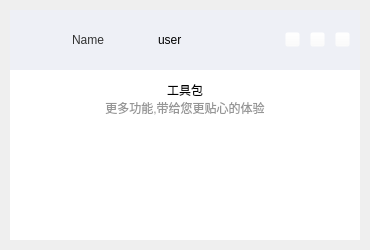
<?xml version="1.0" encoding="UTF-8"?>
<ui version="4.0">
 <class>RXToolsClass</class>
 <widget class="QWidget" name="RXToolsClass">
  <property name="geometry">
   <rect>
    <x>0</x>
    <y>0</y>
    <width>370</width>
    <height>250</height>
   </rect>
  </property>
  <property name="sizePolicy">
   <sizepolicy hsizetype="Preferred" vsizetype="Preferred">
    <horstretch>0</horstretch>
    <verstretch>0</verstretch>
   </sizepolicy>
  </property>
  <property name="minimumSize">
   <size>
    <width>1</width>
    <height>1</height>
   </size>
  </property>
  <property name="maximumSize">
   <size>
    <width>11111111</width>
    <height>460111</height>
   </size>
  </property>
  <property name="windowTitle">
   <string>RXTools</string>
  </property>
  <property name="styleSheet">
   <string notr="true"/>
  </property>
  <layout class="QVBoxLayout" name="verticalLayout" stretch="20,100">
   <property name="spacing">
    <number>0</number>
   </property>
   <property name="leftMargin">
    <number>10</number>
   </property>
   <property name="topMargin">
    <number>10</number>
   </property>
   <property name="rightMargin">
    <number>10</number>
   </property>
   <property name="bottomMargin">
    <number>10</number>
   </property>
   <item>
    <widget class="QWidget" name="top_wid" native="true">
     <property name="minimumSize">
      <size>
       <width>0</width>
       <height>60</height>
      </size>
     </property>
     <property name="maximumSize">
      <size>
       <width>16777215</width>
       <height>60</height>
      </size>
     </property>
     <property name="styleSheet">
      <string notr="true">background-color: rgb(238, 240, 246);</string>
     </property>
     <layout class="QHBoxLayout" name="horizontalLayout_2" stretch="10,10,10,10,0,10,10,10">
      <property name="spacing">
       <number>10</number>
      </property>
      <property name="leftMargin">
       <number>10</number>
      </property>
      <property name="topMargin">
       <number>0</number>
      </property>
      <property name="rightMargin">
       <number>10</number>
      </property>
      <property name="bottomMargin">
       <number>0</number>
      </property>
      <item>
       <widget class="QWidget" name="widget" native="true">
        <property name="minimumSize">
         <size>
          <width>120</width>
          <height>0</height>
         </size>
        </property>
        <property name="maximumSize">
         <size>
          <width>120</width>
          <height>16777215</height>
         </size>
        </property>
        <property name="sizeIncrement">
         <size>
          <width>100</width>
          <height>0</height>
         </size>
        </property>
        <layout class="QHBoxLayout" name="horizontalLayout" stretch="1,1">
         <property name="spacing">
          <number>0</number>
         </property>
         <property name="leftMargin">
          <number>0</number>
         </property>
         <property name="topMargin">
          <number>0</number>
         </property>
         <property name="rightMargin">
          <number>0</number>
         </property>
         <property name="bottomMargin">
          <number>0</number>
         </property>
         <item>
          <widget class="QWidget" name="company_logo_wid" native="true">
           <property name="minimumSize">
            <size>
             <width>40</width>
             <height>40</height>
            </size>
           </property>
           <property name="maximumSize">
            <size>
             <width>40</width>
             <height>40</height>
            </size>
           </property>
           <property name="styleSheet">
            <string notr="true">border-image: url(:/new/prefix1/icon/company_logo.png);</string>
           </property>
          </widget>
         </item>
         <item>
          <widget class="QLabel" name="company_name_lab">
           <property name="minimumSize">
            <size>
             <width>60</width>
             <height>60</height>
            </size>
           </property>
           <property name="maximumSize">
            <size>
             <width>60</width>
             <height>60</height>
            </size>
           </property>
           <property name="styleSheet">
            <string notr="true">
font: 20px &quot;黑体&quot;;
color: rgb(50, 50, 50);</string>
           </property>
           <property name="text">
            <string>Name</string>
           </property>
           <property name="alignment">
            <set>Qt::AlignLeading|Qt::AlignLeft|Qt::AlignVCenter</set>
           </property>
          </widget>
         </item>
        </layout>
       </widget>
      </item>
      <item>
       <spacer name="horizontalSpacer">
        <property name="orientation">
         <enum>Qt::Horizontal</enum>
        </property>
        <property name="sizeHint" stdset="0">
         <size>
          <width>63</width>
          <height>20</height>
         </size>
        </property>
       </spacer>
      </item>
      <item>
       <widget class="QWidget" name="user_head_pic_wid" native="true">
        <property name="minimumSize">
         <size>
          <width>30</width>
          <height>30</height>
         </size>
        </property>
        <property name="maximumSize">
         <size>
          <width>30</width>
          <height>30</height>
         </size>
        </property>
        <property name="styleSheet">
         <string notr="true">border-image: url(:/new/prefix1/icon/head_pic.png);</string>
        </property>
       </widget>
      </item>
      <item>
       <widget class="QLabel" name="user_name_lab">
        <property name="minimumSize">
         <size>
          <width>90</width>
          <height>50</height>
         </size>
        </property>
        <property name="maximumSize">
         <size>
          <width>90</width>
          <height>50</height>
         </size>
        </property>
        <property name="styleSheet">
         <string notr="true">
font: 12px &quot;新宋体&quot;;</string>
        </property>
        <property name="text">
         <string>user</string>
        </property>
       </widget>
      </item>
      <item>
       <widget class="QWidget" name="widget_3" native="true">
        <property name="minimumSize">
         <size>
          <width>20</width>
          <height>35</height>
         </size>
        </property>
        <property name="maximumSize">
         <size>
          <width>20</width>
          <height>35</height>
         </size>
        </property>
        <property name="styleSheet">
         <string notr="true">border-image: url(:/RXTools/icon/divider.png);</string>
        </property>
       </widget>
      </item>
      <item>
       <widget class="QPushButton" name="hide_win_btn">
        <property name="sizePolicy">
         <sizepolicy hsizetype="Expanding" vsizetype="Expanding">
          <horstretch>0</horstretch>
          <verstretch>0</verstretch>
         </sizepolicy>
        </property>
        <property name="minimumSize">
         <size>
          <width>15</width>
          <height>15</height>
         </size>
        </property>
        <property name="maximumSize">
         <size>
          <width>15</width>
          <height>15</height>
         </size>
        </property>
        <property name="styleSheet">
         <string notr="true">QPushButton{border-image: url(:/RXTools/icon/hide_btn.png);background-color:rgb(255, 255, 255,0);}
QPushButton:hover{border-image: url(:/RXTools/icon/hide_btn.png);background-color:rgb(255, 255, 255,0);}
QPushButton:pressed{border-image: url(:/RXTools/icon/hide_btn.png);background-color:rgb(255, 255, 255,0);}</string>
        </property>
        <property name="text">
         <string/>
        </property>
       </widget>
      </item>
      <item>
       <widget class="QPushButton" name="zoom_win_btn">
        <property name="sizePolicy">
         <sizepolicy hsizetype="Expanding" vsizetype="Expanding">
          <horstretch>0</horstretch>
          <verstretch>0</verstretch>
         </sizepolicy>
        </property>
        <property name="minimumSize">
         <size>
          <width>15</width>
          <height>15</height>
         </size>
        </property>
        <property name="maximumSize">
         <size>
          <width>15</width>
          <height>15</height>
         </size>
        </property>
        <property name="styleSheet">
         <string notr="true">QPushButton{border-image: url(:/RXTools/icon/zoom_btn.png);background-color:rgb(255, 255, 255,0);}
QPushButton:hover{border-image: url(:/RXTools/icon/zoom_btn.png);background-color:rgb(255, 255, 255,0);}
QPushButton:pressed{border-image: url(:/RXTools/icon/zoom_btn.png);background-color:rgb(255, 255, 255,0);}</string>
        </property>
        <property name="text">
         <string/>
        </property>
       </widget>
      </item>
      <item>
       <widget class="QPushButton" name="close_win_btn">
        <property name="sizePolicy">
         <sizepolicy hsizetype="Expanding" vsizetype="Expanding">
          <horstretch>0</horstretch>
          <verstretch>0</verstretch>
         </sizepolicy>
        </property>
        <property name="minimumSize">
         <size>
          <width>15</width>
          <height>15</height>
         </size>
        </property>
        <property name="maximumSize">
         <size>
          <width>15</width>
          <height>15</height>
         </size>
        </property>
        <property name="styleSheet">
         <string notr="true">QPushButton{border-image: url(:/RXTools/icon/close.png);background-color:rgb(255, 255, 255,0);}
QPushButton:hover{border-image: url(:/RXTools/icon/close.png);background-color:rgb(255, 255, 255,0);}
QPushButton:pressed{border-image: url(:/RXTools/icon/close.png);background-color:rgb(255, 255, 255,0);}</string>
        </property>
        <property name="text">
         <string/>
        </property>
       </widget>
      </item>
     </layout>
    </widget>
   </item>
   <item>
    <widget class="QWidget" name="main_widget" native="true">
     <property name="styleSheet">
      <string notr="true">background-color: rgb(255, 255, 255);</string>
     </property>
     <layout class="QGridLayout" name="gridLayout" rowstretch="10,20,5,100,10" columnstretch="5,100,5">
      <property name="leftMargin">
       <number>0</number>
      </property>
      <property name="topMargin">
       <number>0</number>
      </property>
      <property name="rightMargin">
       <number>0</number>
      </property>
      <property name="bottomMargin">
       <number>0</number>
      </property>
      <property name="spacing">
       <number>0</number>
      </property>
      <item row="0" column="1">
       <spacer name="verticalSpacer">
        <property name="orientation">
         <enum>Qt::Vertical</enum>
        </property>
        <property name="sizeHint" stdset="0">
         <size>
          <width>20</width>
          <height>10</height>
         </size>
        </property>
       </spacer>
      </item>
      <item row="1" column="0">
       <spacer name="horizontalSpacer_4">
        <property name="orientation">
         <enum>Qt::Horizontal</enum>
        </property>
        <property name="sizeHint" stdset="0">
         <size>
          <width>56</width>
          <height>20</height>
         </size>
        </property>
       </spacer>
      </item>
      <item row="1" column="1">
       <widget class="QWidget" name="tip_wid" native="true">
        <layout class="QVBoxLayout" name="verticalLayout_2" stretch="10,10">
         <property name="spacing">
          <number>0</number>
         </property>
         <property name="leftMargin">
          <number>0</number>
         </property>
         <property name="topMargin">
          <number>0</number>
         </property>
         <property name="rightMargin">
          <number>0</number>
         </property>
         <property name="bottomMargin">
          <number>0</number>
         </property>
         <item>
          <widget class="QLabel" name="label_top">
           <property name="styleSheet">
            <string notr="true">color: rgb(0, 0, 0);
font: 12px &quot;微软雅黑&quot;;</string>
           </property>
           <property name="text">
            <string>工具包</string>
           </property>
           <property name="alignment">
            <set>Qt::AlignCenter</set>
           </property>
          </widget>
         </item>
         <item>
          <widget class="QLabel" name="label_bottom">
           <property name="styleSheet">
            <string notr="true">color: rgb(150, 150, 150);
font: 10px &quot;微软雅黑&quot;;</string>
           </property>
           <property name="text">
            <string>更多功能,带给您更贴心的体验</string>
           </property>
           <property name="alignment">
            <set>Qt::AlignCenter</set>
           </property>
          </widget>
         </item>
        </layout>
       </widget>
      </item>
      <item row="1" column="2">
       <spacer name="horizontalSpacer_5">
        <property name="orientation">
         <enum>Qt::Horizontal</enum>
        </property>
        <property name="sizeHint" stdset="0">
         <size>
          <width>56</width>
          <height>20</height>
         </size>
        </property>
       </spacer>
      </item>
      <item row="2" column="1">
       <spacer name="verticalSpacer_2">
        <property name="orientation">
         <enum>Qt::Vertical</enum>
        </property>
        <property name="sizeHint" stdset="0">
         <size>
          <width>20</width>
          <height>9</height>
         </size>
        </property>
       </spacer>
      </item>
      <item row="3" column="0">
       <spacer name="horizontalSpacer_2">
        <property name="orientation">
         <enum>Qt::Horizontal</enum>
        </property>
        <property name="sizeHint" stdset="0">
         <size>
          <width>56</width>
          <height>20</height>
         </size>
        </property>
       </spacer>
      </item>
      <item row="3" column="1">
       <widget class="QWidget" name="btn_group_wid" native="true">
        <property name="minimumSize">
         <size>
          <width>1</width>
          <height>1</height>
         </size>
        </property>
        <property name="maximumSize">
         <size>
          <width>10000</width>
          <height>10000</height>
         </size>
        </property>
        <layout class="QGridLayout" name="gridLayout_2">
         <property name="leftMargin">
          <number>0</number>
         </property>
         <property name="topMargin">
          <number>0</number>
         </property>
         <property name="rightMargin">
          <number>0</number>
         </property>
         <property name="bottomMargin">
          <number>0</number>
         </property>
         <property name="horizontalSpacing">
          <number>15</number>
         </property>
         <property name="verticalSpacing">
          <number>20</number>
         </property>
         <item row="1" column="2">
          <widget class="RXToolModeWid" name="serielport_test_wid" native="true"/>
         </item>
         <item row="1" column="1">
          <widget class="RXToolModeWid" name="pushstation_wid" native="true"/>
         </item>
         <item row="0" column="2">
          <widget class="RXToolModeWid" name="batch_handle_wid" native="true"/>
         </item>
         <item row="0" column="1">
          <widget class="RXToolModeWid" name="dicom_modify_wid" native="true"/>
         </item>
         <item row="0" column="0">
          <widget class="RXToolModeWid" name="ini_file_modify_wid" native="true"/>
         </item>
         <item row="1" column="0">
          <widget class="RXToolModeWid" name="reset_setting_wid" native="true"/>
         </item>
        </layout>
       </widget>
      </item>
      <item row="3" column="2">
       <spacer name="horizontalSpacer_3">
        <property name="orientation">
         <enum>Qt::Horizontal</enum>
        </property>
        <property name="sizeHint" stdset="0">
         <size>
          <width>56</width>
          <height>20</height>
         </size>
        </property>
       </spacer>
      </item>
      <item row="4" column="1">
       <spacer name="verticalSpacer_3">
        <property name="orientation">
         <enum>Qt::Vertical</enum>
        </property>
        <property name="sizeHint" stdset="0">
         <size>
          <width>20</width>
          <height>74</height>
         </size>
        </property>
       </spacer>
      </item>
     </layout>
    </widget>
   </item>
  </layout>
 </widget>
 <layoutdefault spacing="6" margin="11"/>
 <customwidgets>
  <customwidget>
   <class>RXToolModeWid</class>
   <extends>QWidget</extends>
   <header>RXToolModeWid.h</header>
   <container>1</container>
  </customwidget>
 </customwidgets>
 <resources>
  <include location="tools_win_resource.qrc"/>
 </resources>
 <connections/>
</ui>
